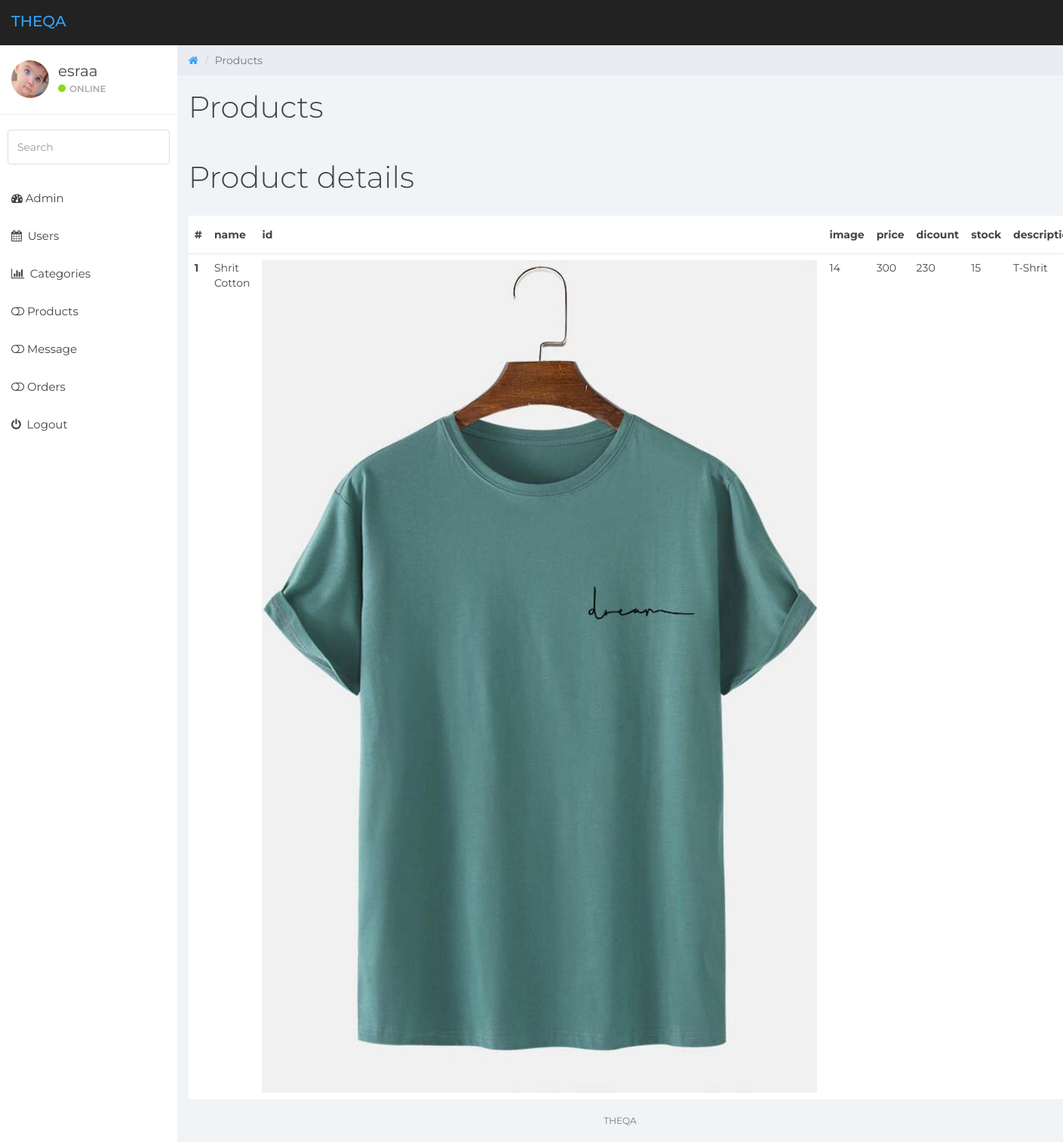
Page /dashboard/details.php?id=14 (signed in) on the committed database.
### tables this page shows
CREATE TABLE `products` (
  `id` int(11) NOT NULL,
  `p_name` varchar(15) NOT NULL,
  `description` text NOT NULL,
  `price` varchar(20) NOT NULL,
  `image` varchar(20) NOT NULL,
  `discount` varchar(10) NOT NULL,
  `stock` tinyint(4) NOT NULL,
  `id_category` int(11) NOT NULL
);

### dashboard/details.php (the view)
       <?php
	    $id=$_GET['id'];
        include 'des_include/header.php';
        include 'des_include/nav.php';
        include 'des_include/sidebar.php';
	  $count=1;
	  $select_all="SELECT p_name ,image, id ,price,discount,stock,description  FROM products WHERE id='$id'";
	  $result_all=$connection->query($select_all);
	  foreach($result_all as $key_product)
	  {
		  $name=$key_product['p_name'];
		  $id=$key_product['id'];
          $image=$key_product['image'];
		  $price=$key_product['price'];
		  $discount=$key_product['discount'];
		  $stock=$key_product['stock'];
		  $description=$key_product['description'];
		}
	  ?>
	<div class="col-sm-9 col-sm-offset-3 col-lg-10 col-lg-offset-2 main">
		<div class="row">
			<ol class="breadcrumb">
				<li><a href="#">
					<em class="fa fa-home"></em>
				</a></li>
				<li class="active">Products</li>
			</ol>
		</div>
		<div class="row">
			<div class="col-lg-12">
				<h1 class="page-header">Products</h1>
			</div>
		</div>
		<div class="row">
			<div class="col-lg-12">
				<h1 class="page-header"> Product details</h1>
			</div>
		</div>
		<table class="table table-hover " >
  <thead>
    <tr>
      <th scope="col">#</th>
	  <th scope="col">name</th>
	  <th scope="col">id</th>
      <th scope="col">image</th>
      <th scope="col">price</th>
      <th scope="col">dicount</th>
	  <th scope="col">stock</th>
	  <th scope="col">description</th>
    </tr>
  </thead>
  <tbody>
    <tr>
      <th scope="row"><?php echo $count++ ; ?></th>
      <td><?php echo $name; ?>  </td>
      <td> <img src="images/<?php echo $image; ?>"></td>
	  <td><?php echo $id; ?>  </td>
	  <td><?php echo $price; ?>  </td>
	  <td><?php echo $discount; ?>  </td>
	  <td><?php echo $stock; ?>  </td>
	  <td><?php echo $description; ?>  </td>
    </tr>
  </tbody>
</table>
		<?php
			include 'des_include/footer.php';
			?>

### dashboard/css/styles.css (style rules this page uses)
body { background: #f1f4f7; padding-top: 60px; font-size: 14px; color: #444444; font-family: "Montserrat", "Helvetica Neue", Helvetica, Arial, sans-serif; }
a, a:hover, a:focus { color: #30a5ff; }
h1, h2, h3, h4, h5, h6 { color: #444444; }
h1 { font-weight: 300; font-size: 40px; }
.breadcrumb { border-radius: 0; padding: 10px 15px 10px 15px; background: #e9ecf2; margin: 0; }
h1.page-header { margin-top: 20px; border-bottom: 0; }
.table { background: #fff; }
.table > thead > tr > th { border-bottom: 1px solid #e6e7e8; vertical-align: middle; height: 50px; }

### rows in the picture
products: p_name "Shrit Cotton", image (picture), id "14", price "300", discount "230", stock "15", description "T-Shrit"

### other values in the picture
$_SESSION['username'] "esraa"
$count++ "1"
